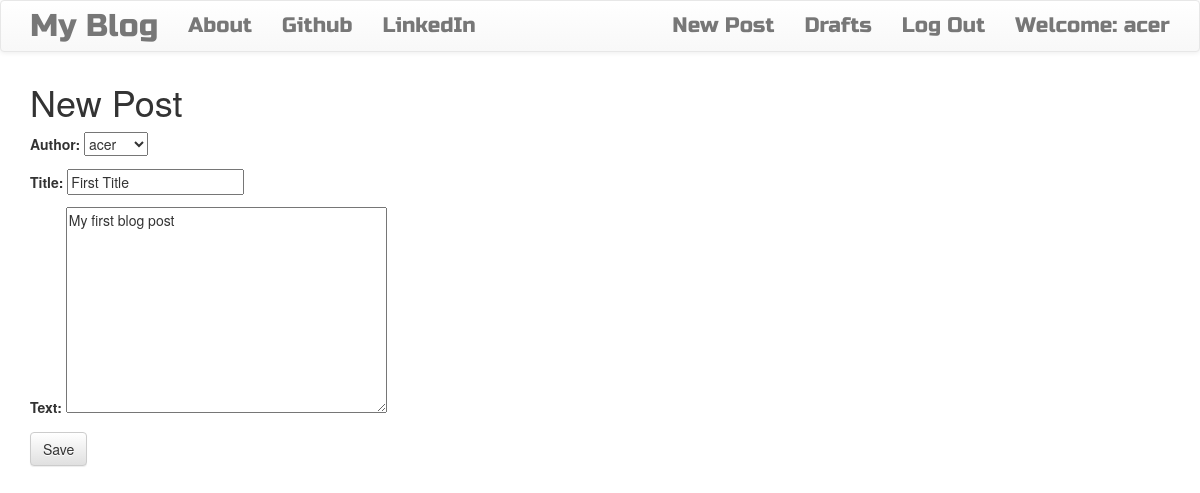
Screenshot of /post/1/edit/ (signed in) with the database file from the repository.
### blog/models.py (models this page shows, shortened)
class Post(models.Model):
    author = models.ForeignKey("auth.User",on_delete=models.CASCADE)
    title = models.CharField(max_length=200)
    text = models.TextField()
    create_date = models.DateField(default=timezone.now)
    published_date = models.DateTimeField(blank=True,null=True)

### blog/views.py (the view)
# urls.py: path('post/<str:pk>/edit/',views.PostUpdateView.as_view(),name='post_edit'),
class PostUpdateView(LoginRequiredMixin,UpdateView):
    login_url = '/login/'
    redirect_field_name = 'blog/post_detail.html'
    form_class = PostForm
    model = Post

### blog/forms.py
class PostForm(forms.ModelForm):
    class Meta:
        model = Post
        fields = ("author",'title','text')
        widget = {
            'title' : forms.TextInput(attrs={'class':'textinputclass'}),
            'text' : forms.Textarea(attrs={'class':'editable medium-editor-textarea postcontent'}),
        }

### blog/templates/blog/post_form.html (shortened to what this page needs)
{% extends 'blog/base.html' %}
{% block content %}
    <h1>New Post</h1>
    <form class='post-form' method="post">
        {{form.as_p}}
        <button type="submit" class='save btn btn-default' name='button'>Save</button>
    </form>
{% endblock content %}

### blog/templates/blog/base.html (shortened to what this page needs)
<!DOCTYPE html>
{% load static %}
<html lang="en">
<head>
    <link rel="stylesheet" href="https://cdn.jsdelivr.net/npm/bootstrap@3.4.1/dist/css/bootstrap.min.css">
    <link rel="stylesheet" href="https://cdn.jsdelivr.net/npm/bootstrap@3.4.1/dist/css/bootstrap-theme.min.css">
    <link rel="stylesheet" href="//cdn.jsdelivr.net/npm/medium-editor@latest/dist/css/medium-editor.min.css" type="text/css" media="screen" charset="utf-8">
    <link rel="stylesheet" href="{% static 'css/blog.css' %}">
</head>
<body class='loader'>
    <nav class='navbar navbar-default techfont custom-navbar'>
        <div class="container">
            <ul class='nav navbar-nav'>
                <li><a class='navbar-brand bigbrand' href="{% url 'post_list' %}">My Blog</a></li>
                <li><a href="{% url 'about' %}">About</a></li>
                <li><a href="http://www.github.com">Github</a></li>
                <li><a href="http://www.linkedin.com">LinkedIn</a></li>
            </ul>
            <ul class='nav navbar-nav navbar-right'>
                {% if user.is_authenticated %}
                    <li><a href="{% url 'post_new' %}">New Post</a></li>
                    <li><a href="{% url 'post_draft_list' %}">Drafts</a></li>
                    <li><a href="{% url 'logout' %}">Log Out</a></li>
                    <li><a>Welcome: {{user.username}}</a></li>
                {% else %}
                    <li><a class='nav navbar-right' href="{% url 'login' %}"><span class='glyphicon glyphicon-user'></span></a></li>
                {% endif %}
            </ul>
        </div>
    </nav>
    <div class="content container">
        <div class="row">
            <div class="col-md-8">
                <div class="blog_posts">
                    {% block content %}
                    {% endblock content %}
                </div>
            </div>
        </div>
    </div>
</body>
</html>

### blog/static/css/blog.css (style rules this page uses)
.techfont { font-family: 'Russo One',sans-serif; font-size: 1.5em; margin-bottom: 10px; }
.bigbrand { font-size: 1.5em; }
.loader { filter:hue-rotate(0deg); color:linear-gradient(45deg,#0f8,#08f); animation:hue 10000ms infinite linear; }

### rows the page displays
Post: author "acer", title "First Title", text "My first blog post"

### other values shown
{{ user.username }} "acer"
